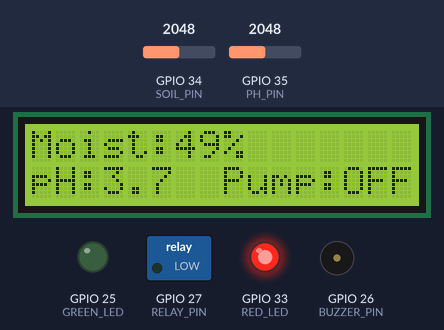
Simulated run of this sketch. Board: ESP32. Parts: 16×2 character LCD, switched loads named in the sketch (green lamp = pin HIGH), output pins drawn as LEDs (lit = HIGH), buzzer (waves = sounding, pin HIGH). Inputs (shaded band) come from the test bench; at power-on: GPIO 34 (SOIL_PIN) = 2048, GPIO 35 (PH_PIN) = 2048. WiFi joins after 1.5 s; servers stay silent unless stated.

Above: at 6.0 s.
6.1 s: GPIO 34 (SOIL_PIN) set to 2804
At 6.8 s:
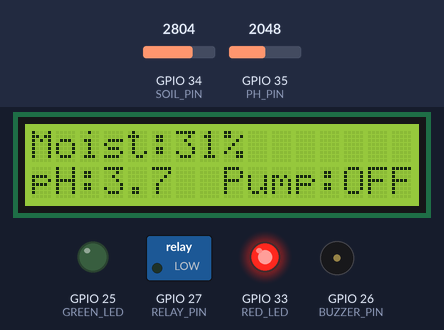
8.0 s: GPIO 34 (SOIL_PIN) set to 2893
At 9.5 s:
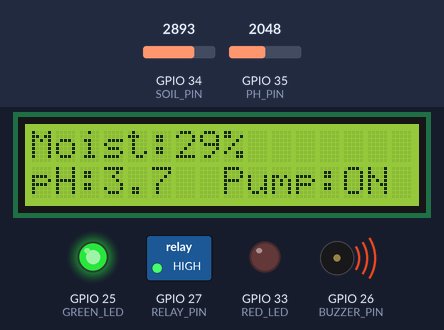
11.1 s: GPIO 35 (PH_PIN) set to 2866
At 12.0 s:
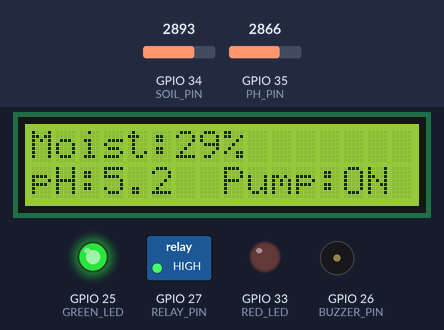
13.6 s: GPIO 35 (PH_PIN) set to 3603
At 15.6 s:
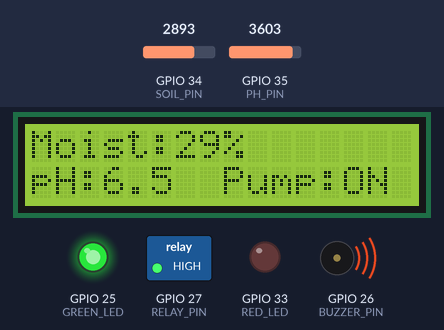
16.7 s: GPIO 34 (SOIL_PIN) set to 2866
At 18.1 s:
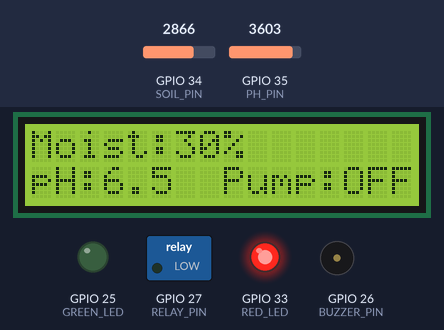
18.8 s: GPIO 35 (PH_PIN) set to 4095
At 19.8 s:
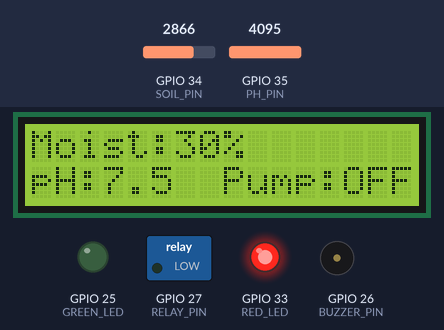
Timing chart, 0 to 21.3 s (numbered marks = the images above; inputs shaded):
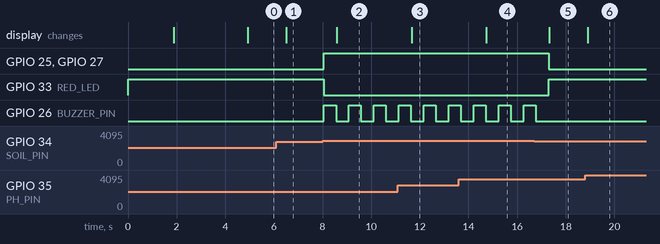

The sketch:

Agriculture_with_esp32_pH_sensor_moisture_sensor_blynk.ino
```cpp
#define BLYNK_TEMPLATE_ID           "..."
#define BLYNK_TEMPLATE_NAME         "..."
#define BLYNK_AUTH_TOKEN            "..."
#include <WiFi.h>
#include <Wire.h>
#include <LiquidCrystal_I2C.h>
#include <BlynkSimpleEsp32.h>

// WiFi credentials
char ssid[] = "Aayushi Oppo";
char pass[] = "anayanusha";

// Blynk Auth Token
char auth[] = "qRfJZKOWlBpCwvcjOYjcs06aV7-XwGdg";

// Pins
#define SOIL_PIN 34   // VP
#define PH_PIN 35     // VN
#define RELAY_PIN 27
#define BUZZER_PIN 26
#define GREEN_LED 25
#define RED_LED 33

// LCD
LiquidCrystal_I2C lcd(0x27, 16, 2);

// Variables
int soilValue;
float moisturePercent;
int phRaw;
float phValue;
bool pumpStatus = false;

void setup() {
  Serial.begin(115200);

  pinMode(RELAY_PIN, OUTPUT);
  pinMode(BUZZER_PIN, OUTPUT);
  pinMode(GREEN_LED, OUTPUT);
  pinMode(RED_LED, OUTPUT);

  digitalWrite(RELAY_PIN, LOW);
  digitalWrite(BUZZER_PIN, LOW);
  digitalWrite(GREEN_LED, LOW);
  digitalWrite(RED_LED, HIGH);

  lcd.init();
  lcd.backlight();

  WiFi.begin(ssid, pass);
  Blynk.begin(auth, ssid, pass);

  lcd.setCursor(0, 0);
  lcd.print("WELCOME TO");
  lcd.setCursor(0, 1);
  lcd.print("AGRI PROJECT");
  delay(3000);
  lcd.clear();
}

void loop() {
  Blynk.run();

  // Read sensors
  soilValue = analogRead(SOIL_PIN);
  moisturePercent = map(soilValue, 4095, 0, 0, 100);
  moisturePercent = constrain(moisturePercent, 0, 100);

  phRaw = analogRead(PH_PIN);
  phValue = map(phRaw, 0, 6955, 0, 140) / 11.0;  // Adjust if needed

  // Check and control pump
  if (moisturePercent < 30) {
    digitalWrite(RELAY_PIN, HIGH);  // Pump ON
    digitalWrite(BUZZER_PIN, HIGH);
    digitalWrite(GREEN_LED, HIGH);
    digitalWrite(RED_LED, LOW);
    pumpStatus = true;
    delay(500);
    digitalWrite(BUZZER_PIN, LOW);
  } else {
    digitalWrite(RELAY_PIN, LOW);   // Pump OFF
    digitalWrite(GREEN_LED, LOW);
    digitalWrite(RED_LED, HIGH);
    pumpStatus = false;
  }

  // Display on LCD
  lcd.setCursor(0, 0);
  lcd.print("Moist:");
  lcd.print((int)moisturePercent);
  lcd.print("% ");

  lcd.setCursor(0, 1);
  lcd.print("pH:");
  lcd.print(phValue, 1);
  lcd.print(" ");

  lcd.setCursor(8, 1);
  if (pumpStatus)
    lcd.print("Pump:ON ");
  else
    lcd.print("Pump:OFF");

  // Send to Blynk
  Blynk.virtualWrite(V0, (int)moisturePercent);
  Blynk.virtualWrite(V1, phValue);
  Blynk.virtualWrite(V2, pumpStatus ? "Pump ON" : "Pump OFF");

  delay(500);
}
```

Measured:
- the behaviour switches between 2866 and 2867 on GPIO 34 (SOIL_PIN) (found by bisection; images 1 and 2)
- after the input at 6.1 s, the display: changes after 0.40 s (image 1)
- after the input at 8.0 s, GPIO 25 (GREEN_LED), GPIO 27 (RELAY_PIN): LOW → HIGH after 0.05 s; GPIO 33 (RED_LED): HIGH → LOW after 0.05 s; GPIO 26 (BUZZER_PIN): alternates HIGH for 0.50 s and LOW for 0.53 s, starting after 0.05 s; the display: changes after 0.58 s (image 2)
- after the input at 11.1 s, the display: changes after 0.56 s (image 3)
- after the input at 13.6 s, the display: changes after 1.1 s (image 4)
- after the input at 16.7 s, GPIO 25 (GREEN_LED), GPIO 27 (RELAY_PIN): HIGH → LOW after 0.59 s; GPIO 33 (RED_LED): LOW → HIGH after 0.59 s; GPIO 26 (BUZZER_PIN): goes on until 16.8 s, then stays LOW; the display: changes after 0.62 s (image 5)
- after the input at 18.8 s, the display: changes after 0.10 s (image 6)
